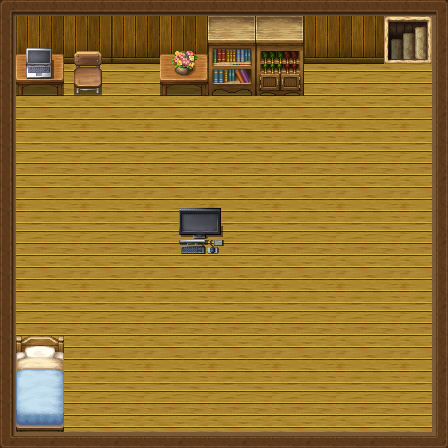

The image is a tile-based game level rendered from a .tmx file. Its description and source (layers, tilesets, objects; grid data summarised) follow:
An orthogonal 28x28 tile map with 16x16 px tiles, 3 tile layers (Below Player, Collision Layer, Above Player), 4 tilesets.

<map version="1.0" tiledversion="1.1.3" orientation="orthogonal" renderorder="right-down" width="28" height="28" tilewidth="16" tileheight="16" infinite="0" nextobjectid="1">
 <tileset firstgid="1" name="Inside_A4" tilewidth="16" tileheight="16" tilecount="2160" columns="48">
  <image source="../tilesets/Inside_A4.png" width="768" height="720" />
 </tileset>
 <tileset firstgid="2161" name="Inside_B" tilewidth="16" tileheight="16" tilecount="2304" columns="48">
  <image source="../tilesets/Inside_B.png" width="768" height="768" />
 </tileset>
 <tileset firstgid="4465" name="SF_Inside_B" tilewidth="16" tileheight="16" tilecount="2304" columns="48">
  <image source="../tilesets/SF_Inside_B.png" width="768" height="768" />
 </tileset>
 <tileset firstgid="6769" name="mack_char01" tilewidth="16" tileheight="16" tilecount="576" columns="24">
  <image source="../tilesets/mack_char01.png" trans="78c380" width="384" height="384" />
 </tileset>
 <layer name="Below Player" width="28" height="28">
  <data>[784 cells, 759 non-empty, 57 distinct tile ids]</data>
 </layer>
 <layer name="Collision Layer" width="28" height="28">
  <data>[784 cells, 201 non-empty, 113 distinct tile ids]</data>
 </layer>
 <layer name="Above Player" width="28" height="28">
  <data>[784 cells, 6 non-empty, 6 distinct tile ids]</data>
 </layer>
</map>
